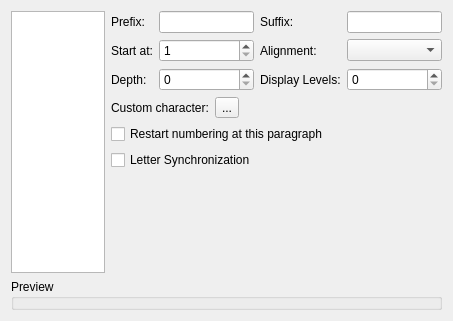
<ui version="4.0" >
 <class>ParagraphBulletsNumbers</class>
 <widget class="QWidget" name="ParagraphBulletsNumbers" >
  <property name="geometry" >
   <rect>
    <x>0</x>
    <y>0</y>
    <width>453</width>
    <height>321</height>
   </rect>
  </property>
  <property name="windowTitle" >
   <string>ParagraphBulletsNumbers</string>
  </property>
  <layout class="QGridLayout" >
   <item row="0" column="0" >
    <widget class="QListWidget" name="listTypes" />
   </item>
   <item row="0" column="1" >
    <widget class="QWidget" native="1" name="listPropertiesPane" >
     <layout class="QGridLayout" >
      <property name="leftMargin" >
       <number>0</number>
      </property>
      <property name="topMargin" >
       <number>0</number>
      </property>
      <property name="rightMargin" >
       <number>0</number>
      </property>
      <property name="bottomMargin" >
       <number>0</number>
      </property>
      <item row="0" column="0" colspan="3" >
       <layout class="QGridLayout" >
        <item row="0" column="0" >
         <widget class="QLabel" name="label" >
          <property name="text" >
           <string>Prefix:</string>
          </property>
          <property name="buddy" >
           <cstring>prefix</cstring>
          </property>
         </widget>
        </item>
        <item row="0" column="1" >
         <widget class="QLineEdit" name="prefix" />
        </item>
        <item row="0" column="2" >
         <widget class="QLabel" name="label_5" >
          <property name="text" >
           <string>Suffix:</string>
          </property>
          <property name="buddy" >
           <cstring>suffix</cstring>
          </property>
         </widget>
        </item>
        <item row="0" column="3" >
         <widget class="QLineEdit" name="suffix" />
        </item>
        <item row="1" column="0" >
         <widget class="QLabel" name="label_2" >
          <property name="text" >
           <string>Start at:</string>
          </property>
          <property name="buddy" >
           <cstring>startValue</cstring>
          </property>
         </widget>
        </item>
        <item row="1" column="1" >
         <widget class="ListsSpinBox" name="startValue" >
          <property name="minimum" >
           <number>1</number>
          </property>
          <property name="maximum" >
           <number>9999</number>
          </property>
          <property name="value" >
           <number>1</number>
          </property>
         </widget>
        </item>
        <item row="1" column="2" >
         <widget class="QLabel" name="label_6" >
          <property name="text" >
           <string>Alignment:</string>
          </property>
          <property name="buddy" >
           <cstring>alignment</cstring>
          </property>
         </widget>
        </item>
        <item row="1" column="3" >
         <widget class="QComboBox" name="alignment" />
        </item>
        <item row="2" column="0" >
         <widget class="QLabel" name="label_3" >
          <property name="text" >
           <string>Depth:</string>
          </property>
          <property name="buddy" >
           <cstring>depth</cstring>
          </property>
         </widget>
        </item>
        <item row="2" column="1" >
         <widget class="QSpinBox" name="depth" />
        </item>
        <item row="2" column="2" >
         <widget class="QLabel" name="label_7" >
          <property name="text" >
           <string>Display Levels:</string>
          </property>
          <property name="buddy" >
           <cstring>levels</cstring>
          </property>
         </widget>
        </item>
        <item row="2" column="3" >
         <widget class="QSpinBox" name="levels" />
        </item>
       </layout>
      </item>
      <item row="1" column="0" >
       <widget class="QLabel" name="label_4" >
        <property name="text" >
         <string>Custom character:</string>
        </property>
        <property name="buddy" >
         <cstring>customCharacter</cstring>
        </property>
       </widget>
      </item>
      <item row="1" column="1" >
       <widget class="QToolButton" name="customCharacter" >
        <property name="text" >
         <string>...</string>
        </property>
       </widget>
      </item>
      <item row="1" column="2" >
       <spacer>
        <property name="orientation" >
         <enum>Qt::Horizontal</enum>
        </property>
        <property name="sizeHint" >
         <size>
          <width>251</width>
          <height>20</height>
         </size>
        </property>
       </spacer>
      </item>
      <item row="2" column="0" colspan="3" >
       <widget class="QCheckBox" name="restartNumbering" >
        <property name="text" >
         <string>Restart numbering at this paragraph</string>
        </property>
       </widget>
      </item>
      <item row="4" column="0" colspan="3" >
       <spacer>
        <property name="orientation" >
         <enum>Qt::Vertical</enum>
        </property>
        <property name="sizeHint" >
         <size>
          <width>331</width>
          <height>124</height>
         </size>
        </property>
       </spacer>
      </item>
      <item row="3" column="0" colspan="3" >
       <widget class="QCheckBox" name="letterSynchronization" >
        <property name="text" >
         <string>Letter Synchronization</string>
        </property>
       </widget>
      </item>
     </layout>
    </widget>
   </item>
   <item row="1" column="0" colspan="2" >
    <widget class="QGroupBox" name="previewPane" >
     <property name="title" >
      <string>Preview</string>
     </property>
    </widget>
   </item>
  </layout>
 </widget>
 <customwidgets>
  <customwidget>
   <class>ListsSpinBox</class>
   <extends>QSpinBox</extends>
   <header>dialogs/ListsSpinBox.h</header>
  </customwidget>
 </customwidgets>
 <resources/>
 <connections/>
</ui>
